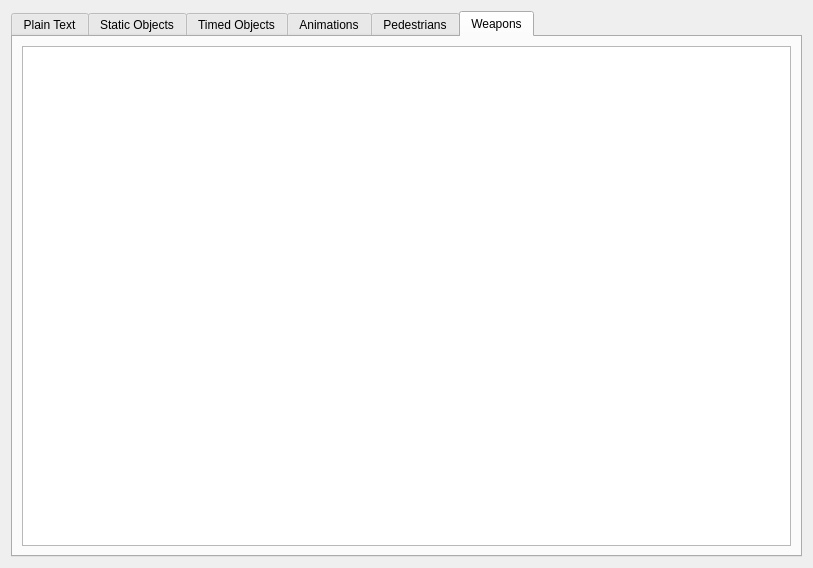
<?xml version="1.0" encoding="UTF-8"?>
<ui version="4.0">
 <class>IDEWidget</class>
 <widget class="QWidget" name="IDEWidget">
  <property name="geometry">
   <rect>
    <x>0</x>
    <y>0</y>
    <width>813</width>
    <height>568</height>
   </rect>
  </property>
  <property name="windowTitle">
   <string notr="true"/>
  </property>
  <layout class="QVBoxLayout" name="verticalLayout">
   <item>
    <widget class="QTabWidget" name="tabWidget">
     <property name="currentIndex">
      <number>5</number>
     </property>
     <widget class="QWidget" name="textWidget">
      <attribute name="title">
       <string>Plain Text</string>
      </attribute>
      <layout class="QHBoxLayout" name="horizontalLayout" stretch="1">
       <property name="sizeConstraint">
        <enum>QLayout::SetDefaultConstraint</enum>
       </property>
       <item>
        <widget class="QTextEdit" name="textEdit">
         <property name="sizePolicy">
          <sizepolicy hsizetype="Expanding" vsizetype="Expanding">
           <horstretch>1</horstretch>
           <verstretch>0</verstretch>
          </sizepolicy>
         </property>
         <property name="lineWrapMode">
          <enum>QTextEdit::NoWrap</enum>
         </property>
         <property name="readOnly">
          <bool>true</bool>
         </property>
        </widget>
       </item>
      </layout>
     </widget>
     <widget class="QWidget" name="staticObjectWidget">
      <attribute name="title">
       <string>Static Objects</string>
      </attribute>
      <layout class="QVBoxLayout" name="verticalLayout_2">
       <item>
        <widget class="QTableWidget" name="staticObjectTable">
         <attribute name="horizontalHeaderVisible">
          <bool>false</bool>
         </attribute>
         <attribute name="horizontalHeaderDefaultSectionSize">
          <number>100</number>
         </attribute>
         <attribute name="horizontalHeaderStretchLastSection">
          <bool>false</bool>
         </attribute>
         <attribute name="verticalHeaderVisible">
          <bool>false</bool>
         </attribute>
         <column>
          <property name="text">
           <string>ID</string>
          </property>
         </column>
         <column>
          <property name="text">
           <string>Model Name</string>
          </property>
         </column>
         <column>
          <property name="text">
           <string>TXD Name</string>
          </property>
         </column>
         <column>
          <property name="text">
           <string>Subobjects</string>
          </property>
         </column>
         <column>
          <property name="text">
           <string>Draw Distances</string>
          </property>
         </column>
         <column>
          <property name="text">
           <string>Flags</string>
          </property>
         </column>
        </widget>
       </item>
      </layout>
     </widget>
     <widget class="QWidget" name="timedObjectWidget">
      <attribute name="title">
       <string>Timed Objects</string>
      </attribute>
      <layout class="QVBoxLayout" name="verticalLayout_3">
       <item>
        <widget class="QTableWidget" name="timedObjectTable">
         <attribute name="horizontalHeaderVisible">
          <bool>false</bool>
         </attribute>
         <attribute name="horizontalHeaderDefaultSectionSize">
          <number>100</number>
         </attribute>
         <attribute name="horizontalHeaderStretchLastSection">
          <bool>false</bool>
         </attribute>
         <attribute name="verticalHeaderVisible">
          <bool>false</bool>
         </attribute>
         <column>
          <property name="text">
           <string>ID</string>
          </property>
         </column>
         <column>
          <property name="text">
           <string>Model Name</string>
          </property>
         </column>
         <column>
          <property name="text">
           <string>TXD Name</string>
          </property>
         </column>
         <column>
          <property name="text">
           <string>Subobjects</string>
          </property>
         </column>
         <column>
          <property name="text">
           <string>Draw Distances</string>
          </property>
         </column>
         <column>
          <property name="text">
           <string>Flags</string>
          </property>
         </column>
         <column>
          <property name="text">
           <string>Time On</string>
          </property>
         </column>
         <column>
          <property name="text">
           <string>Time Off</string>
          </property>
         </column>
        </widget>
       </item>
      </layout>
     </widget>
     <widget class="QWidget" name="animationWidget">
      <attribute name="title">
       <string>Animations</string>
      </attribute>
      <layout class="QVBoxLayout" name="verticalLayout_4">
       <item>
        <widget class="QTableWidget" name="animationTable">
         <attribute name="horizontalHeaderVisible">
          <bool>false</bool>
         </attribute>
         <attribute name="horizontalHeaderDefaultSectionSize">
          <number>100</number>
         </attribute>
         <attribute name="horizontalHeaderStretchLastSection">
          <bool>false</bool>
         </attribute>
         <attribute name="verticalHeaderVisible">
          <bool>false</bool>
         </attribute>
         <column>
          <property name="text">
           <string>ID</string>
          </property>
         </column>
         <column>
          <property name="text">
           <string>Model Name</string>
          </property>
         </column>
         <column>
          <property name="text">
           <string>TXD Name</string>
          </property>
         </column>
         <column>
          <property name="text">
           <string>Animation Name</string>
          </property>
         </column>
         <column>
          <property name="text">
           <string>Draw Distance</string>
          </property>
         </column>
         <column>
          <property name="text">
           <string>Flags</string>
          </property>
         </column>
        </widget>
       </item>
      </layout>
     </widget>
     <widget class="QWidget" name="pedWidget">
      <attribute name="title">
       <string>Pedestrians</string>
      </attribute>
      <layout class="QVBoxLayout" name="verticalLayout_5">
       <item>
        <widget class="QTableWidget" name="pedTable">
         <attribute name="horizontalHeaderVisible">
          <bool>false</bool>
         </attribute>
         <attribute name="horizontalHeaderDefaultSectionSize">
          <number>100</number>
         </attribute>
         <attribute name="horizontalHeaderStretchLastSection">
          <bool>false</bool>
         </attribute>
         <attribute name="verticalHeaderVisible">
          <bool>false</bool>
         </attribute>
         <column>
          <property name="text">
           <string>ID</string>
          </property>
         </column>
         <column>
          <property name="text">
           <string>Model Name</string>
          </property>
         </column>
         <column>
          <property name="text">
           <string>TXD Name</string>
          </property>
         </column>
         <column>
          <property name="text">
           <string>Default Ped Type</string>
          </property>
         </column>
         <column>
          <property name="text">
           <string>Behavior</string>
          </property>
         </column>
         <column>
          <property name="text">
           <string>Animation Group</string>
          </property>
         </column>
         <column>
          <property name="text">
           <string>Drivable Car Classes</string>
          </property>
         </column>
         <column>
          <property name="text">
           <string>Flags</string>
          </property>
         </column>
         <column>
          <property name="text">
           <string>Secondary Animation File</string>
          </property>
         </column>
         <column>
          <property name="text">
           <string>Preferred Radio 1</string>
          </property>
         </column>
         <column>
          <property name="text">
           <string>Preferred Radio 2</string>
          </property>
         </column>
         <column>
          <property name="text">
           <string>Voice File</string>
          </property>
         </column>
         <column>
          <property name="text">
           <string>Voice 1</string>
          </property>
         </column>
         <column>
          <property name="text">
           <string>Voice 2</string>
          </property>
         </column>
        </widget>
       </item>
      </layout>
     </widget>
     <widget class="QWidget" name="weaponWidget">
      <attribute name="title">
       <string>Weapons</string>
      </attribute>
      <layout class="QVBoxLayout" name="verticalLayout_7">
       <item>
        <widget class="QTableWidget" name="weaponTable">
         <attribute name="horizontalHeaderVisible">
          <bool>false</bool>
         </attribute>
         <attribute name="horizontalHeaderDefaultSectionSize">
          <number>100</number>
         </attribute>
         <attribute name="horizontalHeaderStretchLastSection">
          <bool>false</bool>
         </attribute>
         <attribute name="verticalHeaderVisible">
          <bool>false</bool>
         </attribute>
         <column>
          <property name="text">
           <string>ID</string>
          </property>
         </column>
         <column>
          <property name="text">
           <string>Model Name</string>
          </property>
         </column>
         <column>
          <property name="text">
           <string>TXD Name</string>
          </property>
         </column>
         <column>
          <property name="text">
           <string>Animation Name</string>
          </property>
         </column>
         <column>
          <property name="text">
           <string>Subobjects</string>
          </property>
         </column>
         <column>
          <property name="text">
           <string>Draw Distances</string>
          </property>
         </column>
         <column>
          <property name="text">
           <string>Flags</string>
          </property>
         </column>
        </widget>
       </item>
      </layout>
     </widget>
    </widget>
   </item>
  </layout>
 </widget>
 <resources/>
 <connections/>
</ui>
